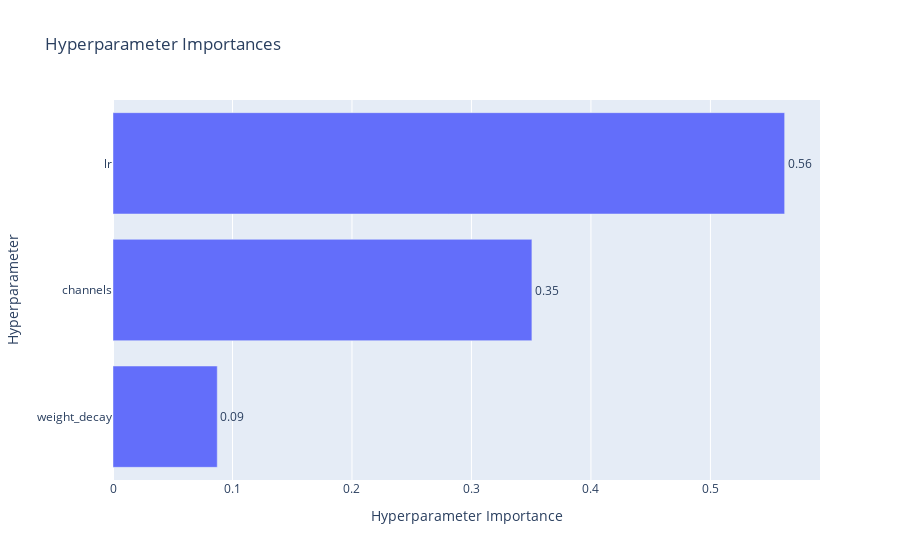

Notebook code cell kept with this figure:
### Code cell
# Plot hyperparameter importance
fig = optuna.visualization.plot_param_importances(study)
fig.show()

### Figure 1 — Plotly figure (JSON) as saved in the notebook; plotly's stock layout.template omitted (floating-point values rounded to 4 significant figures)
{"data": [{"cliponaxis": false, "hovertemplate": ["weight_decay (FloatDistribution): 0.08726200224449969<extra></extra>", "channels (CategoricalDistribution): 0.35059965225196543<extra></extra>", "lr (FloatDistribution): 0.562138345503535<extra></extra>"], "name": "Objective Value", "orientation": "h", "text": ["0.09", "0.35", "0.56"], "textposition": "outside", "type": "bar", "x": [0.08726, 0.3506, 0.5621], "y": ["weight_decay", "channels", "lr"]}], "layout": {"title": {"text": "Hyperparameter Importances"}, "xaxis": {"title": {"text": "Hyperparameter Importance"}}, "yaxis": {"title": {"text": "Hyperparameter"}}}}
